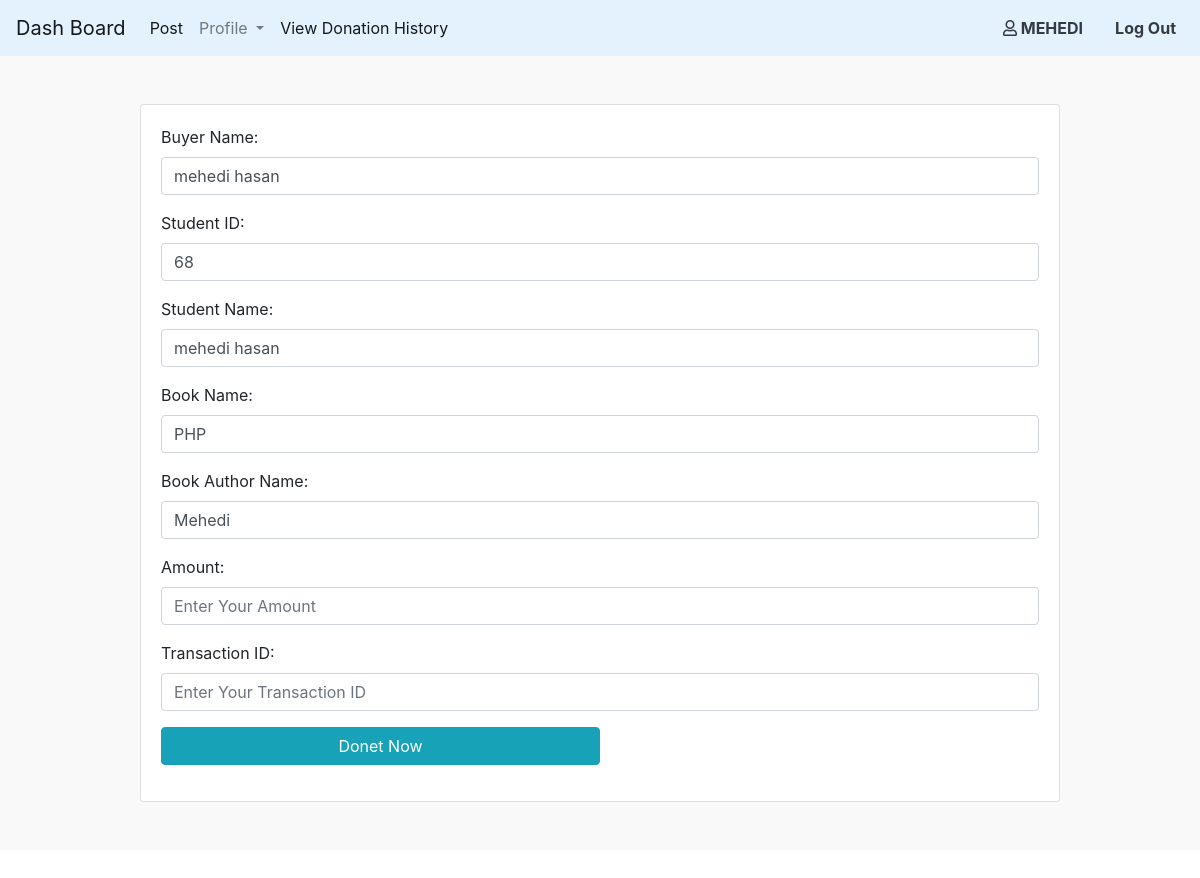
Screenshot of /donor/don_now.php?don=10 (signed in) with the database file from the repository.
### tables this page shows
CREATE TABLE `doner` (
  `id` int(11) NOT NULL,
  `first_name` varchar(255) NOT NULL,
  `last_name` varchar(255) NOT NULL,
  `username` varchar(255) NOT NULL,
  `password` varchar(255) NOT NULL,
  `status` int(10) NOT NULL,
  `contact` varchar(255) NOT NULL,
  `address` varchar(255) NOT NULL,
  `nid` varchar(50) NOT NULL,
  `image` varchar(255) NOT NULL,
  `date` date NOT NULL
);

CREATE TABLE `donation` (
  `donet_id` int(11) NOT NULL,
  `studentID` int(11) NOT NULL,
  `author` varchar(255) NOT NULL,
  `book` varchar(255) NOT NULL,
  `donet_condition` varchar(255) NOT NULL,
  `student_name` varchar(255) NOT NULL,
  `depertment` varchar(255) NOT NULL,
  `description` varchar(500) NOT NULL,
  `image` varchar(255) NOT NULL,
  `date` date NOT NULL,
  `status` int(11) NOT NULL
);

### php/donor.php (called while the page is built, shortened)
<?php
function getUserDataByUserId($id) {
    global $connect;
    $sql = "SELECT * FROM doner WHERE id = $id";
    $query = $connect->query($sql);
    $result = $query->fetch_assoc();
    return $result;
}

### donor/don_now.php (the view, shortened to what this page needs)
<?php
require_once '../php/donor_config.php';
$userdata = getUserDataByUserId($_SESSION['id']);
?>
<!doctype html>
<html lang="en">
<head>
    <link rel="stylesheet" href="../assets/style/style.css" type="text/css">
    <link rel="stylesheet" href="../assets/style/bootstrap.css" type="text/css">
    <link rel="stylesheet" href="https://use.fontawesome.com/releases/v5.7.1/css/all.css">
</head>
<body>
<nav class="navbar navbar-expand-lg navbar-light" style="background-color: #e3f2fd;">
    <?php include 'nav.php'?>
</nav>
<section class="main_section mb-5" style="background-color: #F9F9FA">
    <div class="container">
        <div class="row">
            <div class="col-md-10 mx-auto mt-5 mb-5">
                <div class="card">
                    <div class="card-body">
                        <?php
                        if (isset($_GET['don']))
                        {
                            $don = $_GET['don'];
                            $query  = "SELECT * FROM donation WHERE donet_id = $don";
                            $result = mysqli_query($connect, $query);
                            $data = mysqli_fetch_assoc($result);
                        }
                        ?>
                        <form action="" method="post">
                            <div class="form-group">
                                <label> Buyer Name: </label>
                                <input type="text"  name="doner_name" value="<?php echo $userdata['first_name']?> <?php echo $userdata['last_name']?>" class="form-control">
                            </div>
                            <div class="form-group">
                                <label> Student ID: </label>
                                <input type="text" name="studentID" value="<?php echo $data['studentID']?>" class="form-control">
                            </div>
                            <div class="form-group">
                                <label> Student Name: </label>
                                <input type="text" name="student_name" value="<?php echo  $data['student_name']?>" class="form-control">
                            </div>
                            <div class="form-group">
                                <label> Book Name: </label>
                                <input type="text" name="book" value="<?php echo $data['book']?>" class="form-control">
                            </div>
                            <div class="form-group">
                                <label> Book Author Name: </label>
                                <input type="text" name="author" value="<?php echo $data['author']?>" class="form-control">
                            </div>
                            <div class="form-group">
                                <label> Amount: </label>
                                <input type="text" name="amount" placeholder="Enter Your Amount" class="form-control">
                            </div>
                            <div class="form-group">
                                <label> Transaction ID: </label>
                                <input type="text" name="txtID"  placeholder="Enter Your Transaction ID" class="form-control">
                            </div>
                            <div class="form-group">
                                <input type="submit" name="don" class="btn btn-info col-md-6" value="Donet Now">
                            </div>
                        </form>
                    </div>
                </div>
            </div>
        </div>
    </div>
</section>
</body>
</html>

### donor/nav.php (shortened to what this page needs)
<a class="navbar-brand" href="dashboard.php">Dash Board</a>
<div class="collapse navbar-collapse" id="navbarSupportedContent">
    <ul class="navbar-nav mr-auto">
        <li class="nav-item active">
            <a class="nav-link" href="post.php"> Post <span class="sr-only">(current)</span></a>
        </li>
        <li class="nav-item dropdown">
            <a class="nav-link dropdown-toggle" href="#" id="navbarDropdown" role="button" data-toggle="dropdown" aria-haspopup="true" aria-expanded="false">
                Profile
            </a>
        </li>
        <li class="nav-item active">
            <a class="nav-link" href="donation_history.php"> View Donation History <span class="sr-only">(current)</span></a>
        </li>
    </ul>
    <ul class="navbar-nav ml-auto">
        <li class="nav-item"><a href="post.php" class="nav-link text-dark font-weight-bolder text-uppercase"><span><i class="far fa-user"></i></span> <span class="text-dark mr-3"><?php echo $userdata['first_name']; ?></span></a></li>
        <li class="nav-item"><a href="logout.php" class="nav-link text-dark font-weight-bold">Log Out</a></li>
    </ul>
</div>

### rows the page displays
doner: first_name "MEHEDI", doner_name "mehedi hasan"
donation: studentID "68", student_name "mehedi hasan", book "PHP", author "Mehedi"
